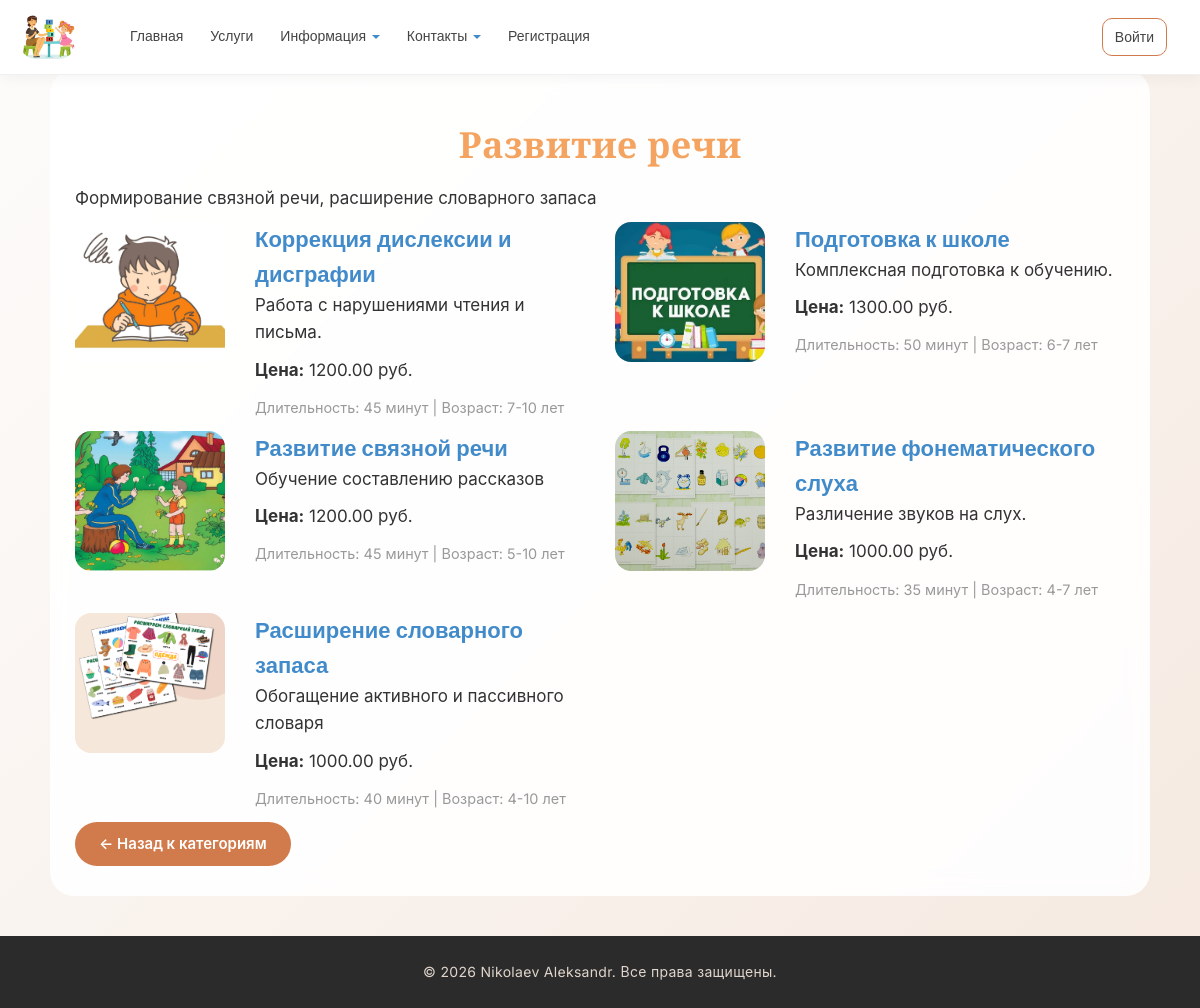
Screenshot of /category/3/ with the database file from the repository.
### app/models.py (models this page shows, shortened)
class ServiceCategory(models.Model):
    name = models.CharField("Название категории",max_length=100)
    description = models.TextField(verbose_name ="Описание", blank=True)
    class Meta:
        verbose_name = "Категория услуги"
        verbose_name_plural = "Категории услуг"

class Service(models.Model):
    category = models.ForeignKey(ServiceCategory, on_delete=models.CASCADE, verbose_name="Категория", related_name='services')
    name = models.CharField("Название услуги", max_length=100)
    short_description = models.TextField("Краткое описание")
    description = models.TextField("Полное описание")
    price = models.DecimalField(verbose_name="Цена", max_digits=10,decimal_places=2,blank=True, help_text="Можно оставить пустым, если услуга бесплатная",null=True)
    image = models.FileField(verbose_name = "Путь к картинке", blank=True)
    duration = models.CharField("Длительность", max_length=100, blank=True)
    age_group = models.CharField("Возрастная группа", max_length=100, blank = True)
    class Meta:
        verbose_name = "Услуга"
        verbose_name_plural = "Услуги"
        ordering = ['category','name']
    def get_absolute_url(self):
        return reverse('service_detail', args=[str(self.id)])

### app/views.py (the view)
# urls.py: path('category/<int:category_id>/', views.category_services, name='category_services'),
def category_services(request, category_id):
    category = get_object_or_404(ServiceCategory, id=category_id)
    services = Service.objects.filter(category=category)
    return render(request, 'app/services/category_services.html', {
            'category':category,
            'services':services
        })

### app/templates/app/services/category_services.html
{% extends "app/layout.html" %}
{% load static %}
{% block content %}
<h1 class="title">{{ category.name }}</h1>
<p class="description">{{ category.description }}</p>
<div class="row">
    {% for service in services %}
    <div class="col-md-6 mb-4">
        <div class="card h-100">
            <div class="row no-gutters">
                <div class="col-md-4">
                    {% if service.image %}
                    <img src="{{ service.image.url }}" class="card-img" alt="{{ service.name }}">
                    {% else %}
                    <img src="{% static 'app/img/default_service.jpg' %}" class="card-img" alt="Услуга">
                    {% endif %}
                </div>
                <div class="col-md-8">
                    <div class="card-body">
                        <div>
                            <a class="subtitle" href="{{ service.get_absolute_url }}">{{ service.name }}</a>
                        </div>
                        <p class="description">{{ service.short_description }}</p>
                        <p class="description">
                            {% if service.price %}
                            <strong>Цена:</strong> {{ service.price }} руб.
                            {% else %}
                            <span class="text-success">Бесплатно / Уточняйте</span>
                            {% endif %}
                        </p>
                        <p class="card-text">
                            <small class="text-muted">
                                Длительность: {{ service.duration }} |
                                Возраст: {{ service.age_group }}
                            </small>
                        </p>
                    </div>
                </div>
            </div>
        </div>
    </div>
    {% empty %}
    <p>Услуг в этой категории пока нет</p>
    {% endfor %}
</div>
<a href="{% url 'catalog' %}" class="btn-base btn-brand">← Назад к категориям</a>
{% endblock %}

### app/static/app/content/site.css (style rules this page uses)
* { margin: 0; padding: 0; box-sizing: border-box; font-family: 'Inter', -apple-system, BlinkMacSystemFont, 'Segoe UI', Roboto, sans-serif; }
body { font-weight: 400; background: linear-gradient(135deg, #fdfcfb 0%, #f5e9e0 100%); display: flex; flex-direction: column; min-height: 100vh; padding-top: 70px; color: #2d2d2d; line-height: 1.6; }
.title { font-family: 'Playfair Display', serif; font-weight: 700; text-align: center; margin: 25px 0 20px; color: sandybrown; font-size: 36px; letter-spacing: 0.3px; }
.subtitle { font-family: 'Inter', sans-serif; font-size: 22px; font-weight: 700; margin: 18px 0 10px; color: #428bca; transition: color 0.3s ease; }
p, .description, li { font-size: 17px; font-weight: 400; line-height: 1.6; color: #333; }
img { max-width: 100%; height: auto; border-radius: 16px; }
.btn-base { border: none; padding: 10px 24px; border-radius: 30px; font-weight: 600; font-size: 15px; cursor: pointer; transition: all 0.2s ease; text-decoration: none; display: inline-block; text-align: center; }
.btn-brand { background: #d17b4c; color: white !important; }
a { text-decoration: none; }
.card { height: 100%; }
.card-body { flex: 1; }
.card-img { width: 100%; height: 140px; object-fit: cover; }
.row { display: flex; flex-wrap: wrap; }
.col-md-6 { display: flex; }

### rows the page displays
ServiceCategory: name "Развитие речи", description "Формирование связной речи, расширение словарного запаса"
Service: image (picture), name "Коррекция дислексии и дисграфии", short_description "Работа с нарушениями чтения и письма.", price "1200.00", duration "45 минут", age_group "7-10 лет"
Service: image (picture), name "Подготовка к школе", short_description "Комплексная подготовка к обучению.", price "1300.00", duration "50 минут", age_group "6-7 лет"
Service: image (picture), name "Развитие связной речи", short_description "Обучение составлению рассказов", price "1200.00", duration "45 минут", age_group "5-10 лет"
Service: image (picture), name "Развитие фонематического слуха", short_description "Различение звуков на слух.", price "1000.00", duration "35 минут", age_group "4-7 лет"
Service: image (picture), name "Расширение словарного запаса", short_description "Обогащение активного и пассивного словаря", price "1000.00", duration "40 минут", age_group "4-10 лет"
